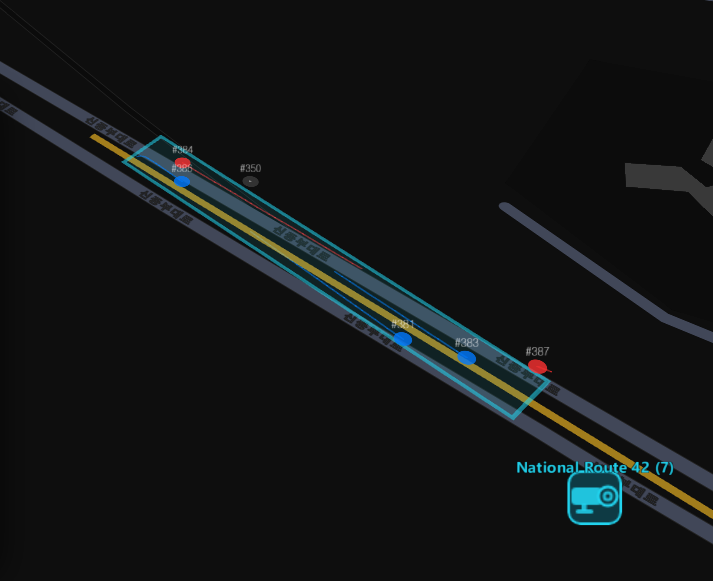
#> input picture report/img/auto_calib.png, 713 x 581 px
$ python -i lane_markings.py   (imports and definitions only)
#> lines starting #> are read from the running program, lines starting #| are printed output that depends on the picture
#> further down, picture is the input picture: shape (581, 713, 3); mean B, G, R 21.6, 21.2, 18.8
### traffic-digital-twin/backend/config.py
"""
Central backend configuration.
"""

import os
import json
from pathlib import Path
from dotenv import load_dotenv

load_dotenv()

BACKEND_DIR = Path(__file__).resolve().parent
YOLO_CHOICE_FILE = BACKEND_DIR / ".yolo_model"
RUNTIME_PROFILE_FILE = BACKEND_DIR / ".runtime_profile.json"


def _read_yolo_choice() -> str:
    if not YOLO_CHOICE_FILE.exists():
        return ""
    return YOLO_CHOICE_FILE.read_text(encoding="utf-8").strip()


def _read_runtime_profile() -> dict:
    if not RUNTIME_PROFILE_FILE.exists():
        return {}
    try:
        return json.loads(RUNTIME_PROFILE_FILE.read_text(encoding="utf-8"))
    except (OSError, json.JSONDecodeError):
        return {}


RUNTIME_PROFILE = _read_runtime_profile()

# ITS OpenAPI
ITS_API_KEY: str = os.getenv("ITS_API_KEY", "YOUR_API_KEY_HERE")  # 국도
EX_API_KEY:  str = os.getenv("EX_API_KEY",  "YOUR_API_KEY_HERE")  # 고속도로
ITS_BASE_URL: str    = "https://openapi.its.go.kr:9443/cctvInfo"
ITS_TRAFFIC_URL: str = "https://openapi.its.go.kr:9443/trafficInfo"

ITS_CCTV_IDS: list[str] = [
    "C010101",
    "C010201",
]

FALLBACK_VIDEO_PATH: str = "assets/test_traffic.mp4"

# YOLO runtime selection
# - YOLO_MODEL: explicit filename/path override
# - YOLO_MODEL_VARIANT: x/s/n style hint
# - YOLO_AUTO_EXPORT_ENGINE: export .pt -> .engine on first run when TensorRT is usable
YOLO_MODEL: str = os.getenv("YOLO_MODEL", "").strip() or _read_yolo_choice()
YOLO_MODEL_VARIANT: str = os.getenv(
    "YOLO_MODEL_VARIANT",
    os.getenv("MODEL", ""),
).strip().lower()
# 모델 패밀리 (yolov8 | yolo26). 프로파일(model_setup가 기록) 우선, 없으면 기본 yolo26.
YOLO_MODEL_FAMILY: str = os.getenv(
    "YOLO_MODEL_FAMILY",
    str(RUNTIME_PROFILE.get("family", "yolo26")),
).strip().lower()
YOLO_AUTO_EXPORT_ENGINE: bool = os.getenv(
    "YOLO_AUTO_EXPORT_ENGINE",
    "true",
).lower() == "true"
YOLO_IMGSZ: int = int(os.getenv("YOLO_IMGSZ", "640"))
YOLO_CONF: float = float(os.getenv("YOLO_CONF", "0.30"))
YOLO_IOU: float = float(os.getenv("YOLO_IOU", "0.45"))  # YOLOv8-era NMS threshold; ignored by YOLO26 (NMS-free)

YOLO_DETECT_INTERVAL: int = int(os.getenv("YOLO_DETECT_INTERVAL", "1"))

VEHICLE_CLASSES: dict[int, str] = {
    2: "car",
    3: "motorcycle",
    5: "bus",
    7: "truck",
}

# Tracking
BYTE_TRACK_FPS: int = int(os.getenv("BYTE_TRACK_FPS", "30"))
BYTE_TRACK_BUFFER: int = int(os.getenv("BYTE_TRACK_BUFFER", "30"))

# Perspective transform
PIXEL_POINTS = [
    [0, 0],
    [640, 0],
    [640, 360],
    [0, 360],
]
GPS_POINTS = [
    [37.4632, 127.0382],
    [37.4632, 127.0390],
    [37.4620, 127.0390],
    [37.4620, 127.0382],
]

REAL_WORLD_WIDTH_M: float = 20.0
REAL_WORLD_HEIGHT_M: float = 60.0

RUNTIME_PROFILE_NAME: str = str(RUNTIME_PROFILE.get("profile", "quality"))
CAPTURE_INTERVAL_MS: int = int(RUNTIME_PROFILE.get("capture_interval_ms", 33))
CAPTURE_WIDTH: int = int(RUNTIME_PROFILE.get("capture_width", 640))
CAPTURE_QUALITY: float = float(RUNTIME_PROFILE.get("capture_quality", 0.92))
MAX_IN_FLIGHT: int = int(RUNTIME_PROFILE.get("max_in_flight", 2))
JPEG_QUALITY: int = int(RUNTIME_PROFILE.get("jpeg_quality", 85))

# Traffic analytics
SPEED_LIMIT_KPH: float = float(os.getenv("SPEED_LIMIT_KPH", "120"))
FPS: int = int(RUNTIME_PROFILE.get("backend_fps", 30))

LOS_THRESHOLDS: dict[str, int] = {
    "A": 3,
    "B": 6,
    "C": 9,
    "D": 12,
    "E": 15,
}

BOTTLENECK_DWELL_FRAMES: int = int(os.getenv("BOTTLENECK_DWELL_FRAMES", "150"))
ITS_POLL_INTERVAL: int = int(os.getenv("ITS_POLL_INTERVAL", "300"))
# ITS 구간속도로 speed_scale을 자동 보정할지 여부.
# False(기본): ITS는 표시 전용 — speed_scale=1.0 고정, 호모그래피/캘리브 정확도로만 측정.
# True: 기존 동작 유지 (ITS 신호가 scale을 갱신).
ITS_DRIVES_SCALE: bool = os.getenv("ITS_DRIVES_SCALE", "false").lower() == "true"
HLS_REFRESH_INTERVAL: int = int(os.getenv("HLS_REFRESH_INTERVAL", "1800"))

# ── History 저장 & 정체 클러스터링 ([B]/[C]) ────────────────────────────
# 단일 주기 샘플러가 bg snapshot + live 캐시를 누적 저장하는 주기 (초).
# detect 주기(8s)와 독립 — 더 큰 값으로 DB 증가 속도를 통제한다.
HISTORY_SAMPLE_S: int = int(os.getenv("HISTORY_SAMPLE_S", "30"))
# 보존 기간 — 이보다 오래된 행은 샘플러가 주기적으로 prune.
HISTORY_RETENTION_DAYS: int = int(os.getenv("HISTORY_RETENTION_DAYS", "14"))
# 카메라단위 정체 클러스터링 — 두 카메라를 같은 구간으로 묶는 최대 거리 (m).
CONGESTION_EPS_M: float = float(os.getenv("CONGESTION_EPS_M", "500"))

SPEED_JITTER_THRESHOLD_M: float = 0.5
# 물리적 상한 — 트랙 ID 스왑/호모그래피 폭주(수백 m 점프)만 거른다. 고속도로 차량이
# 보정 전(scale=1) 130~160으로 측정돼도 통과시켜야 OK 샘플이 쌓이고 ITS 보정이 시작된다.
# (과거 120은 정상 고속 차량까지 잘라 OK=0 → 속도 0 고착의 원인이었음)
MAX_REASONABLE_KPH: float = 180.0
# 이 미만의 측정 속도는 정지차 지터 노이즈로 간주해 0 처리 (정지차가 2km/h로 뜨는 문제)
SPEED_MIN_KPH: float = 5.0
# 카메라 snap GPS에서 이 거리(m) 초과 차량의 속도는 통계(avg/ITS 보정)에서 제외.
# bbox 1px 오차가 원거리에서 수 m로 증폭되므로 표시는 유지하되 샘플로는 쓰지 않는다.
SPEED_TRUST_MAX_DEPTH_M: float = float(os.getenv("SPEED_TRUST_MAX_DEPTH_M", "100"))
GC_GRACE_FRAMES: int = 30

# 속도 출력 평활화 (0↔100 깜빡임 제거)
SPEED_EMA_ALPHA: float = 0.35      # 신규 샘플 반영 비율 (낮을수록 부드러움)
SPEED_STOP_SPAN_S: float = 1.0     # 변위<jitter가 이 시간 이상 지속돼야 '정지'로 0 감쇠
SPEED_SPIKE_FACTOR: float = 2.5    # raw > ema*factor+20 이면 이상치로 보고 EMA 미반영

# 슬라이딩 윈도우 속도 계산 — 초 단위로 정의 후 backend_fps로 프레임수 유도.
# 모델/프로파일이 FPS를 바꿔도 측정 '시간'이 물리적으로 일관됨 (Phase 12).
SPEED_WINDOW_S: float = float(os.getenv("SPEED_WINDOW_S", "0.7"))
SPEED_WINDOW_FRAMES: int = max(6, round(SPEED_WINDOW_S * FPS))

PARKED_FRAMES_THRESHOLD: int = 300
PARKED_POSITION_RADIUS_PX: float = 30.0

CAMERA_BEARING_DEG: float = 0.0

# ── Phase 12: Road-model 포즈 캘리브 & 속도 outlier ──────────────────────────
# solve_pose 채택 임계 — reprojection RMS(px)가 이 미만이어야 포즈 캘리브 채택.
POSE_RESIDUAL_MAX_PX: float = float(os.getenv("POSE_RESIDUAL_MAX_PX", "8.0"))
# Focal free 조건: 점선 주기(종방향) 관측이 충분할 때 focal을 5번째 최적화 변수로 해방.
# MIN_OBS: 최소 관측 수 / MIN_ROW_FRAC: 관측이 프레임 높이의 이 비율 이상 span해야 함.
FOCAL_FREE_MIN_OBS: int   = int(os.getenv("FOCAL_FREE_MIN_OBS",   "3"))
FOCAL_FREE_MIN_ROW_FRAC: float = float(os.getenv("FOCAL_FREE_MIN_ROW_FRAC", "0.20"))
# vehicle scale 모델 최소 관측수 — 이제 포즈의 *보조*라 낮춤(한계2 C).
#   SCALE_MIN_OBS: 일반,  SCALE_MIN_OBS_SPARSE: 교통량 적을 때 자동 하향.
SCALE_MIN_OBS: int = int(os.getenv("SCALE_MIN_OBS", "12"))
SCALE_MIN_OBS_SPARSE: int = int(os.getenv("SCALE_MIN_OBS_SPARSE", "8"))
# 교통량 '적음' 판정 — 카메라 전환 후 이 프레임수가 지나도 일반 임계 미달이면 SPARSE 적용.
SCALE_SPARSE_AFTER_FRAMES: int = int(os.getenv("SCALE_SPARSE_AFTER_FRAMES", "600"))
# 차량간 속도 outlier 제거 MAD 계수 (한계3 A) — |x-median| > K*MAD 면 이상치.
SPEED_OUTLIER_MAD_K: float = float(os.getenv("SPEED_OUTLIER_MAD_K", "3.0"))

# ── Warm-up → commit → lock 캘리브레이션 ─────────────────────────────────────
# 카메라 전환 후 clean-plate 생성을 위한 관측 누적 기간(초). 이 시간 안에 data-driven
# commit 조건이 충족되면 즉시 lock; 미충족 시 timeout에서 fixed-focal fallback으로 lock.
WARMUP_MAX_S: float = float(os.getenv("WARMUP_MAX_S", "90.0"))
# clean-plate commit 체크 주기 (프레임 수).
WARMUP_EVAL_EVERY: int = int(os.getenv("WARMUP_EVAL_EVERY", "30"))
# clean-plate 스택 최대 프레임 수 (1/2해상도 그레이스케일 ROI, 메모리 cap).
CLEANPLATE_MAX_FRAMES: int = int(os.getenv("CLEANPLATE_MAX_FRAMES", "60"))
# clean-plate 샘플링 간격(초) — 너무 자주 샘플하면 스택이 같은 차량 위치로 포화됨.
CLEANPLATE_SAMPLE_S: float = float(os.getenv("CLEANPLATE_SAMPLE_S", "0.5"))
# early-commit 게이트: clean-plate에서 이 수 이상의 dash_obs가 있어야 focal 해방.
DASH_MIN_OBS: int = int(os.getenv("DASH_MIN_OBS", "3"))
# early-commit 게이트: clean-plate에서 이 수 이상의 lane_w_obs가 있어야 측면 앵커 신뢰.
LANE_MIN_OBS: int = int(os.getenv("LANE_MIN_OBS", "2"))

# ── Movement-based direction classification (Task 1) ──────────────────────
# Along-axis EMA threshold (m) below which direction is kept unchanged.
DIR_DEADZONE_M: float = float(os.getenv("DIR_DEADZONE_M", "0.10"))
DIR_EMA_ALPHA: float = 0.4   # smoothing for along-velocity signal

# ── Bearing auto-refinement from vehicle flow (Task 3) ────────────────────
# Minimum reliable movement samples before refining bearing.
BEARING_REFINE_MIN_SAMPLES: int = int(os.getenv("BEARING_REFINE_MIN_SAMPLES", "30"))
# How aggressively to update bearing (lower = more inertia).
BEARING_REFINE_EMA_ALPHA: float = float(os.getenv("BEARING_REFINE_EMA_ALPHA", "0.15"))
# Check and potentially refine bearing every N frames.
BEARING_REFINE_INTERVAL_FRAMES: int = int(os.getenv("BEARING_REFINE_INTERVAL_FRAMES", "30"))
# Minimum angular change (deg) before re-broadcasting updated heading.
BEARING_BROADCAST_MIN_DEG: float = float(os.getenv("BEARING_BROADCAST_MIN_DEG", "1.5"))

# ── Direction (F→T / T→F) validation from observed motion (Step 2) ─────────
# Resolves a 180° heading flip post-commit by comparing each vehicle's along-axis
# motion sign against its camera-distance change sign (camera GPS = absolute anchor).
# Minimum per-track votes before a verdict is trusted.
DIR_VALIDATE_MIN_SAMPLES: int = int(os.getenv("DIR_VALIDATE_MIN_SAMPLES", "40"))
# Mean-vote magnitude required to act: < -MARGIN ⇒ flip, > +MARGIN ⇒ ok, else undecided.
DIR_VALIDATE_MARGIN: float = float(os.getenv("DIR_VALIDATE_MARGIN", "0.4"))
# Per-frame camera-distance change deadzone (m) below which a vehicle casts no vote.
DIR_VALIDATE_DIST_DEADZONE_M: float = float(os.getenv("DIR_VALIDATE_DIST_DEADZONE_M", "0.10"))

# ── Road-shape learning from vehicle GPS traces ───────────────────────────────
# Minimum GPS positions before attempting road_pts refinement.
ROAD_PTS_REFINE_MIN_SAMPLES: int = int(os.getenv("ROAD_PTS_REFINE_MIN_SAMPLES", "50"))
# Number of along-axis bins for polyline estimation.
ROAD_PTS_REFINE_NBINS: int = int(os.getenv("ROAD_PTS_REFINE_NBINS", "10"))

# ── Phase 1: node 위치 평활 ──────────────────────────────────────────────
POS_EMA_ALPHA: float  = 0.4    # 새 위치 반영 비율 (높을수록 반응성, 낮을수록 평활)
POS_JUMP_RESET_M: float = 8.0  # 이 거리 초과 점프면 EMA 리셋 (occlusion 재등장 대응)

# ── Phase 3: ROI GPS ring 수평선 clamp ──────────────────────────────────
FAR_CAP_M: float = 250.0       # ROI 투영 시 최대 전방거리 clamp (m) — road corridor fwd_m과 일치

# ── Phase 4: polygon 안정화 ──────────────────────────────────────────────
FOV_EMA_MIN_SAMPLES: int = 60  # 자동 추정값 반영 전 최소 누적 프레임
FOV_EMA_ALPHA: float = 0.05    # polygon 파라미터 EMA alpha (낮을수록 느리게 변경)

# ── Phase 5: 차선 분리 ───────────────────────────────────────────────────
LANE_OFFSET_M: float = 1.75    # 방향별 도로 중심선 수직 offset (half-lane ≈ 1.75m)

# ── 한국 도로 노면표시 규격 (경찰청 교통노면표시 설치·관리 매뉴얼) ────────────
# road_rank별 점선 주기(paint+gap), 없으면 "default" 사용.
# 고속도로/도시고속(101/102): paint 8m + gap 12m = 주기 20m
# 일반도로(103+):             paint 3m + gap  5m = 주기  8m
MARK_PERIOD_M: dict[str, float] = {
    "101": 20.0, "102": 20.0,
    "default": 8.0,
}
MARK_PAINT_M: dict[str, float] = {
    "101": 8.0, "102": 8.0,
    "default": 3.0,
}
MARK_GAP_M: dict[str, float] = {
    "101": 12.0, "102": 12.0,
    "default": 5.0,
}
MARK_WIDTH_M: float = 0.15      # 공칭 선폭 (0.10~0.20m)
MARK_PERIOD_TOL: float = 0.30   # 허용 오차 ±30%

# ── Tracker ────────────────────────────────────────────────────────────────
# TRACKER_TIER: "auto" | "cpu" | "low" | "medium" | "high"
#   auto   → GPU VRAM 크기 기준 자동 선택
#   cpu    → ByteTrack  (ReID 없음, VRAM 불필요)
#   low    → OcSort     (ReID 없음, 가림 강함)  ← 교통 카운팅/속도 측정 용도에 최적
#   medium → BotSort    (ReID 있음, 6~8 GB VRAM)
#   high   → DeepOcSort (ReID 있음, 8 GB+ VRAM)
# 프레임 밖 재진입 ReID가 불필요한 고정 CCTV 교통 분석 용도에는 "low"가 적합.
# ReID가 필요하면 환경변수로 오버라이드: TRACKER_TIER=medium
TRACKER_TIER: str = os.getenv("TRACKER_TIER", "low").strip().lower()

### traffic-digital-twin/backend/lane_markings.py
"""
lane_markings.py — detect lane-line positions and dashed-marking period from a frame.

Step 3: detection + logging only (no solver changes).
Step 4 will consume the returned observations to anchor focal/scale.

Two outputs:
  lane_width_obs  — list[(row_y, lane_width_px)]: lateral lane spacing at each sample row.
  dash_period_obs — list[(row_center, period_px)]: longitudinal dashing period per lane strip.

Real-world mapping (Step 4):
  lane_width_px  / lane_w_m(road_rank) → mpp_lateral at row_y
  dash_period_px / mark_period_m(road_rank) → mpp_longitudinal at row_center
"""

from __future__ import annotations

import logging
import math
from dataclasses import dataclass, field

import cv2
import numpy as np

from config import (
    MARK_PERIOD_M,
    MARK_PAINT_M,
    MARK_GAP_M,
    MARK_WIDTH_M,
    MARK_PERIOD_TOL,
)

logger = logging.getLogger(__name__)

# ── 검출 파라미터 ──────────────────────────────────────────────────────────────
_WHITE_THRESH   = 200      # 흰색 판정 임계값 (0–255 gray)
_STRIP_HALF_W   = 8        # 점선 주기 검출용 수직 스트립 반폭 (px)
_MIN_PERIOD_ROW = 6        # 자기상관 피크 최소 lag (px)
_SAMPLE_ROWS    = 5        # 차선폭 샘플링 행 수
_MIN_LINE_WIDTH_PX = 3     # 흰색 연속 구간 최소 폭 (노이즈 제거)
_MIN_LANE_WIDTH_PX = 20    # 유효 차선폭 최소 px (너무 좁은 쌍 제거)
_MAX_LANE_WIDTH_PX_FRAC = 0.6  # frame_w 대비 최대 차선폭 비율


@dataclass
class LaneMarkingResult:
    lane_width_obs: list[tuple[float, float]] = field(default_factory=list)
    dash_period_obs: list[tuple[float, float]] = field(default_factory=list)
    detected_line_xs: list[list[float]] = field(default_factory=list)  # per-row line x positions
    mark_period_m: float = 8.0
    mark_paint_m: float = 3.0
    mark_gap_m: float = 5.0
    n_lanes_detected: int = 0


def _marking_constants(road_rank: str) -> tuple[float, float, float]:
    """(period_m, paint_m, gap_m) for given road_rank."""
    key = road_rank if road_rank in MARK_PERIOD_M else "default"
    return MARK_PERIOD_M[key], MARK_PAINT_M[key], MARK_GAP_M[key]


def _white_column_peaks(row_strip: np.ndarray, min_width: int = _MIN_LINE_WIDTH_PX) -> list[float]:
    """1행 gray 배열에서 흰색(>_WHITE_THRESH) 연속 구간의 중심 x좌표 목록 반환."""
    mask = row_strip > _WHITE_THRESH
    peaks: list[float] = []
    start = None
    for i, v in enumerate(mask):
        if v and start is None:
            start = i
        elif not v and start is not None:
            run = i - start
            if run >= min_width:
                peaks.append(start + run / 2.0)
            start = None
    if start is not None:
        run = len(mask) - start
        if run >= min_width:
            peaks.append(start + run / 2.0)
    return peaks


# [27 lines left out: function _autocorr_period, not called in this run]


def detect_lane_markings(
    frame: np.ndarray,
    road_rank: str = "",
    roi_top_frac: float = 0.45,
) -> LaneMarkingResult:
    """
    frame: BGR 또는 grayscale 이미지.
    road_rank: NodeLink road_rank 문자열 (예: "101", "103").
    roi_top_frac: ROI 상단 경계 (frame height 비율). 수평선 아래만 분석.

    반환: LaneMarkingResult
      .lane_width_obs  — [(row_y, lane_width_px), ...]
      .dash_period_obs — [(row_center, period_px), ...]
    """
#> called with road_rank = '', roi_top_frac = 0.45
    result = LaneMarkingResult()
    period_m, paint_m, gap_m = _marking_constants(road_rank)
    result.mark_period_m = period_m
    result.mark_paint_m  = paint_m
    result.mark_gap_m    = gap_m

    h, w = frame.shape[:2]
#> h = 581; w = 713
    gray = cv2.cvtColor(frame, cv2.COLOR_BGR2GRAY) if frame.ndim == 3 else frame
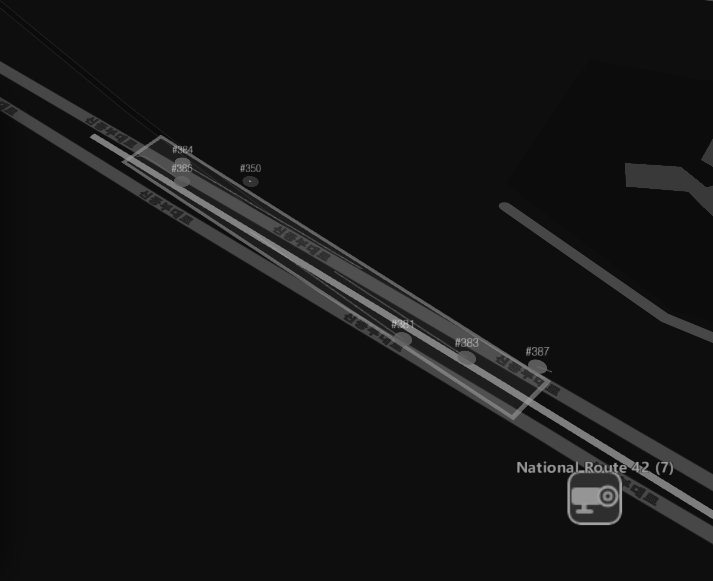
#> gray: shape (581, 713); min 10, max 202, mean 20.5

    roi_top = int(h * roi_top_frac)
#> roi_top = 261
    roi = gray[roi_top:h, :]
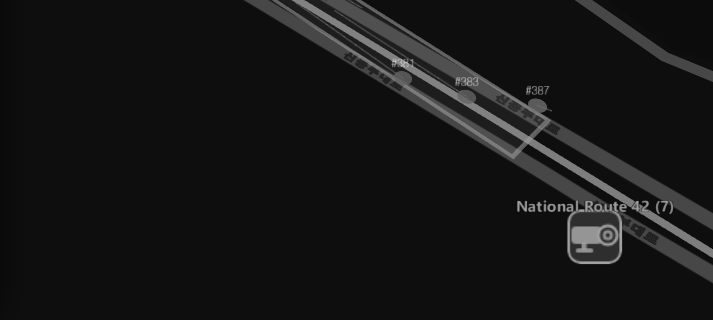
#> roi: shape (320, 713); min 10, max 202, mean 21.7

    # 명도 정규화 (조명 조건 변화 완화)
    clahe = cv2.createCLAHE(clipLimit=2.0, tileGridSize=(8, 8))
    roi_eq = clahe.apply(roi)
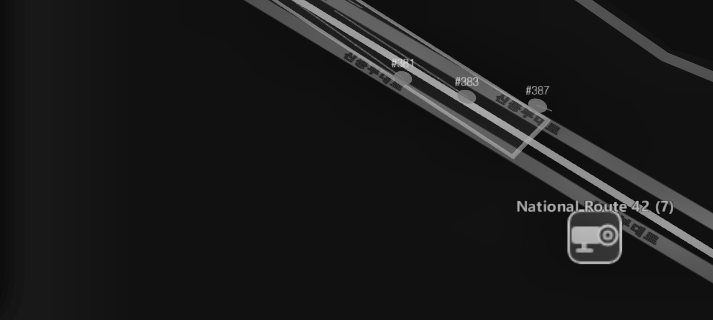
#> roi_eq: shape (320, 713); min 9, max 221, mean 26.8

    roi_h = roi.shape[0]
#> roi_h = 320
    max_lane_w_px = int(w * _MAX_LANE_WIDTH_PX_FRAC)
#> max_lane_w_px = 427

    # ── 1. 차선폭 관측 (가로 방향) ─────────────────────────────────────────
    sample_rows_abs: list[int] = []
    for frac in np.linspace(0.9, 0.1, _SAMPLE_ROWS):
        r = int(roi_h * frac)
        if 0 <= r < roi_h:
            sample_rows_abs.append(r)
#> after the loop, sample_rows_abs = [288, 224, 160, 95, 32]

    all_line_xs: list[list[float]] = []
    for r in sample_rows_abs:
        row_strip = roi_eq[r, :]
        xs = _white_column_peaks(row_strip)
        # 유효 쌍 → 차선폭 obs
        row_y_abs = roi_top + r
        valid_xs = [x for x in xs if 0 < x < w]
        all_line_xs.append(valid_xs)
        for i in range(len(valid_xs) - 1):
            lw_px = valid_xs[i + 1] - valid_xs[i]
            if _MIN_LANE_WIDTH_PX <= lw_px <= max_lane_w_px:
                result.lane_width_obs.append((float(row_y_abs), float(lw_px)))
#> after the loop, all_line_xs = [[], [], [], [], []]; result.lane_width_obs = []

    result.detected_line_xs = all_line_xs
#> result.detected_line_xs = [[], [], [], [], []]

    # ── 2. 점선 주기 관측 (세로 방향) ──────────────────────────────────────
    # 감지된 차선 x 위치(대표값)에서 수직 스트립을 추출해 자기상관으로 주기 측정.
    # 대표 x: 전체 샘플 행의 평균 x 클러스터링 (단순히 중간값 사용)
    flat_xs: list[float] = [x for row in all_line_xs for x in row]
#> flat_xs = []
    if flat_xs:
        # x 좌표 정렬 후 인접 차이 기반 클러스터링 (갭 > w*0.05 이면 새 클러스터)
        flat_xs.sort()
        clusters: list[list[float]] = [[flat_xs[0]]]
        for x in flat_xs[1:]:
            if x - clusters[-1][-1] < w * 0.05:
                clusters[-1].append(x)
            else:
                clusters.append([x])

        line_centers = [float(np.median(c)) for c in clusters]
        result.n_lanes_detected = max(0, len(line_centers) - 1)

        for cx in line_centers:
            x0 = max(0, int(cx) - _STRIP_HALF_W)
            x1 = min(w, int(cx) + _STRIP_HALF_W)
            if x1 - x0 < 3:
                continue
            strip = roi_eq[:, x0:x1].mean(axis=1).astype(float)
            period_px = _autocorr_period(strip)
            if period_px is None:
                continue
            row_center = roi_top + roi_h // 2
            result.dash_period_obs.append((float(row_center), float(period_px)))

    if result.lane_width_obs or result.dash_period_obs:
        logger.debug(
            "lane_markings: rank=%s lane_w_obs=%d dash_obs=%d lanes≈%d "
            "period_m=%.1f",
            road_rank or "?",
            len(result.lane_width_obs),
            len(result.dash_period_obs),
            result.n_lanes_detected,
            period_m,
        )

    return result


# [48 lines left out: functions validate_dash_period, _self_test, not called in this run]


# [5 lines not run here, left out]

>>> import cv2
>>> picture = cv2.imread('../../report/img/auto_calib.png')
>>> result = detect_lane_markings(picture)

$ run again, on report/img/cctv map.png
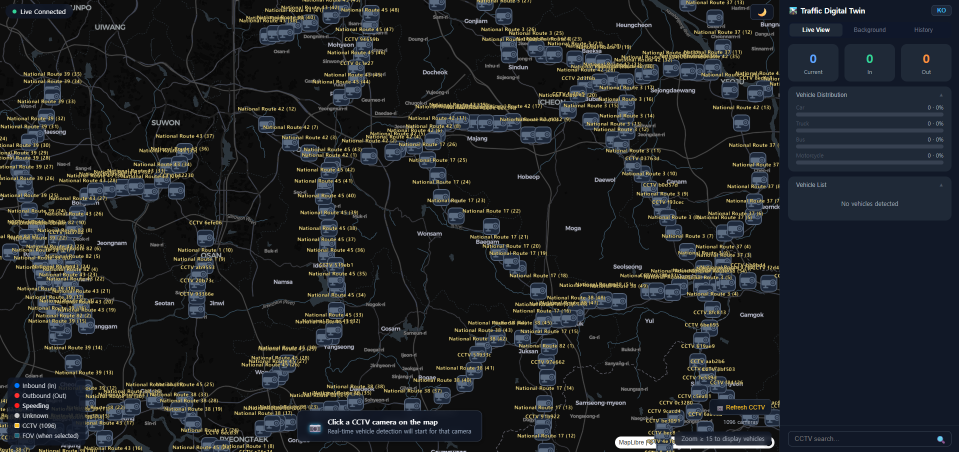
#> input picture report/img/cctv map.png, 1918 x 903 px (shown at 1/2 size)
#> picture is the input picture: shape (903, 1918, 3); mean B, G, R 37.6, 35.1, 32.5
#> in detect_lane_markings, `roi = gray[roi_top:h, :]`:
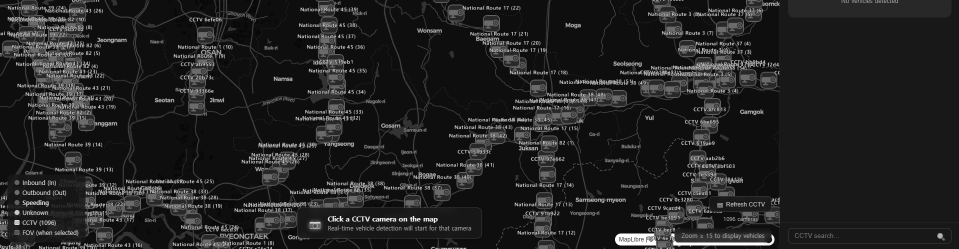
#> roi: shape (497, 1918) (shown at 1/2 size); min 0, max 255, mean 34.3
#> in detect_lane_markings, `roi_eq = clahe.apply(roi)`:
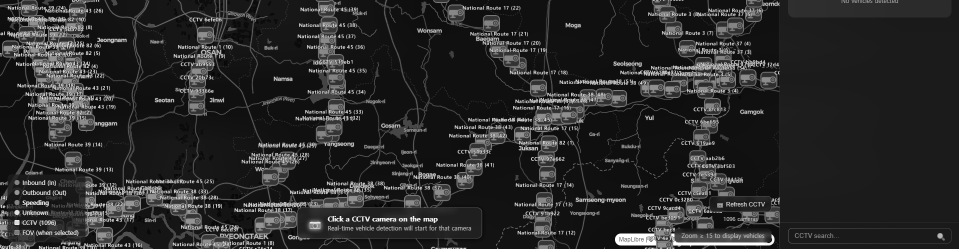
#> roi_eq: shape (497, 1918) (shown at 1/2 size); min 1, max 255, mean 42.1
#> the loop in detect_lane_markings, `for r in sample_rows_abs:` made 5 passes
#> (xs, valid_xs) on pass 1: ([34], [34])
#> after the loop in detect_lane_markings, `for r in sample_rows_abs:`: all_line_xs = [[34], [854.5, 861.5, 868.5], [], [], []]; result.lane_width_obs = []
#> result.detected_line_xs = [[34], [854.5, 861.5, 868.5], [], [], []]
#> flat_xs = [34, 854.5, 861.5, 868.5]
#> in detect_lane_markings, `clusters: list[list[float]] = [[flat_xs[0]]]`: clusters = [[34]]
#> the loop in detect_lane_markings, `for x in flat_xs[1:]:` made 3 passes
#> x on passes 1 to 3: 854.5, 861.5, 868.5
#> after the loop in detect_lane_markings, `for x in flat_xs[1:]:`: clusters = [[34], [854.5, 861.5, 868.5]]
#> line_centers = [34, 861.5]
#> result.n_lanes_detected = 1
#> the loop in detect_lane_markings, `for cx in line_centers:` made 2 passes
#> (cx, x0, x1, period_px, row_center) on passes 1 to 2: (34, 26, 42, 20, 654), (861.5, 853, 869, 18, 654)
#> after the loop in detect_lane_markings, `for cx in line_centers:`: result.dash_period_obs = [(654, 20), (654, 18)]
